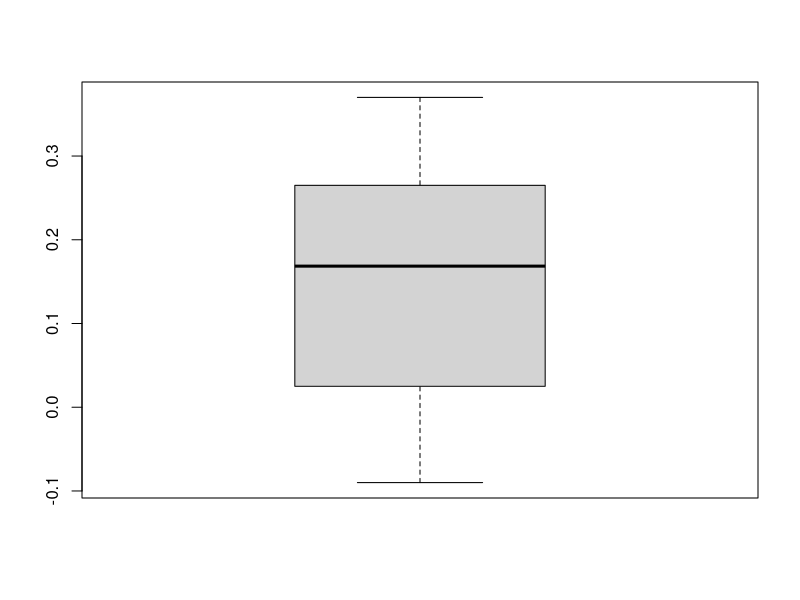
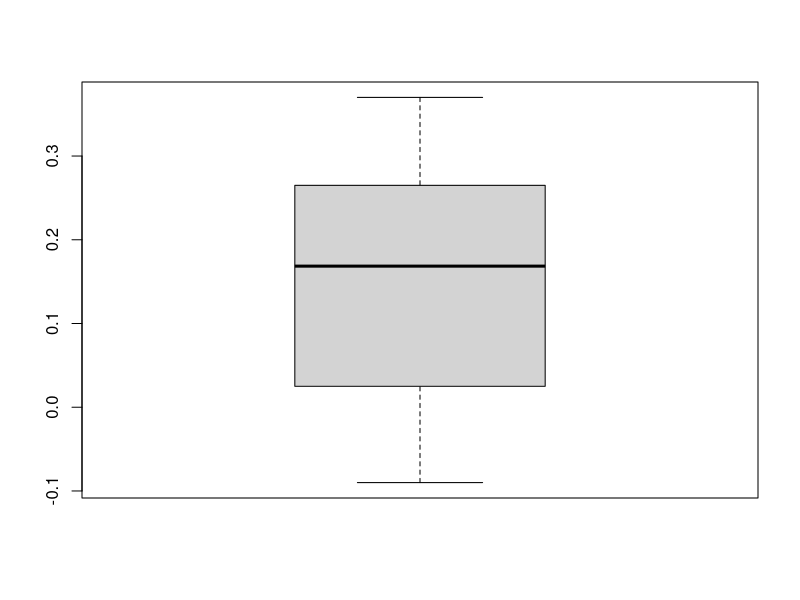
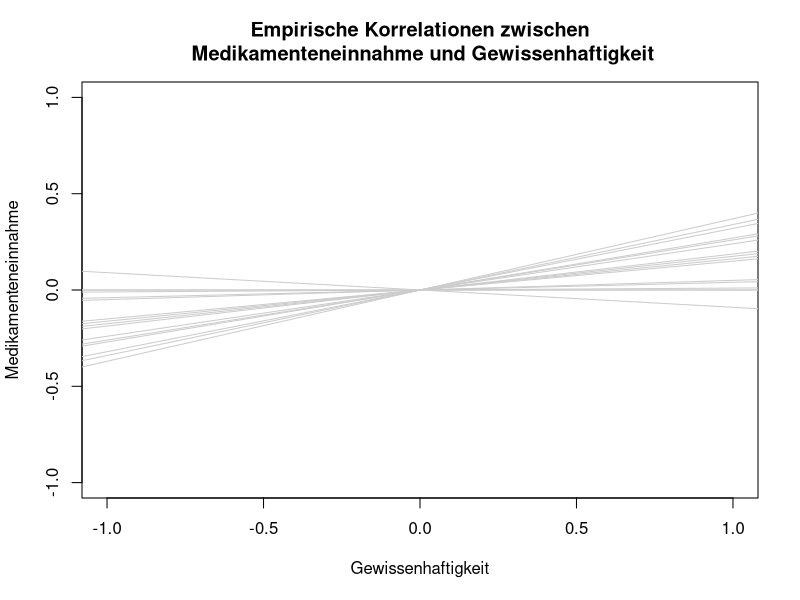
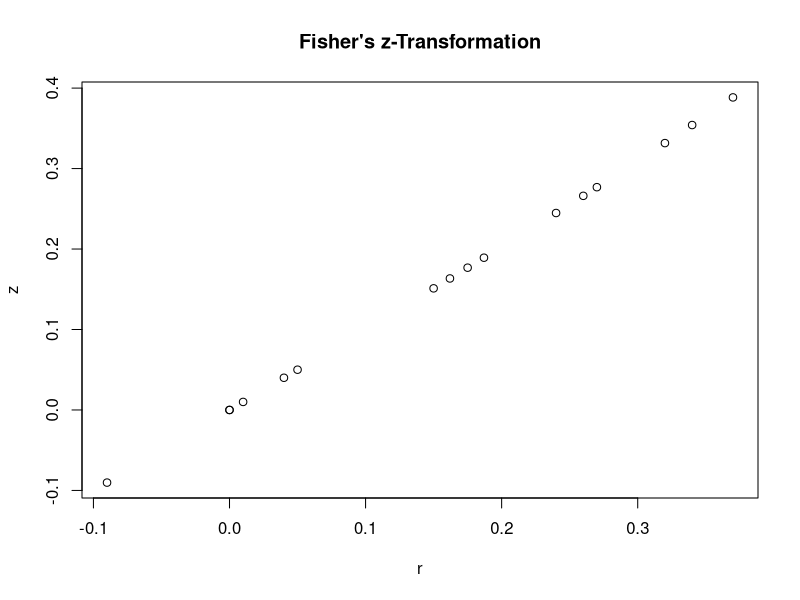
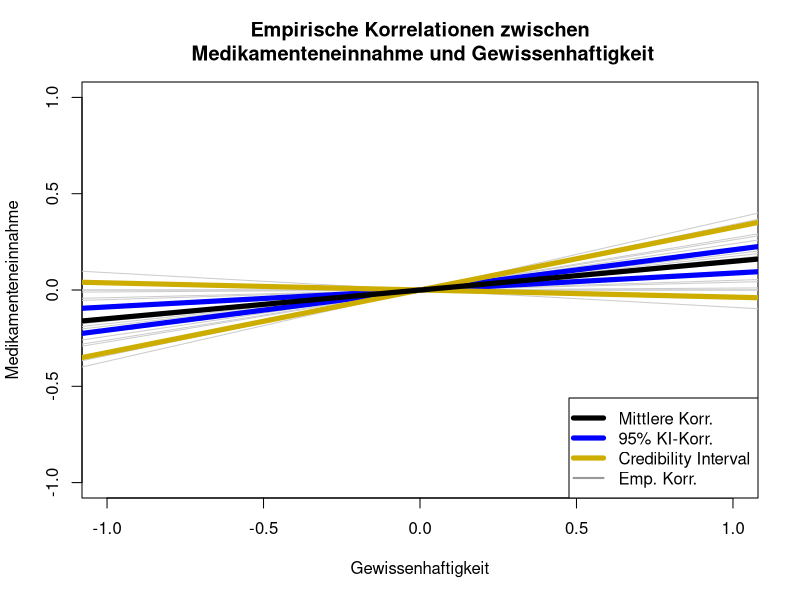
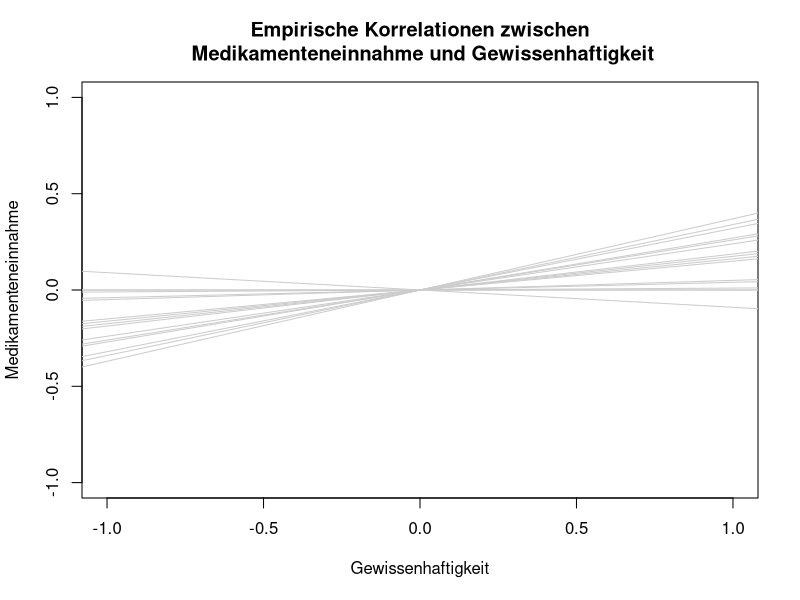
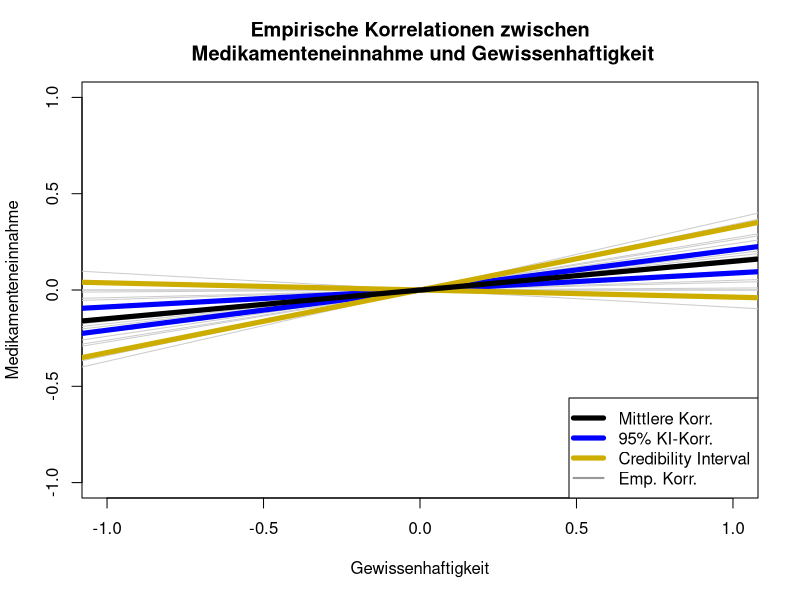
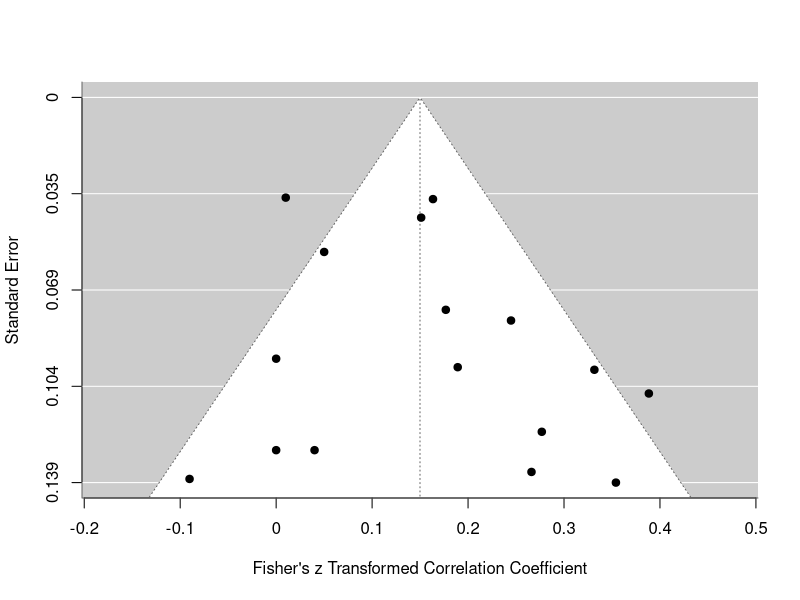

Here is the R script that generated these plots, in order:
# Vorbereitungen
knitr::opts_chunk$set(echo = TRUE, fig.align = "center")

library(metafor)

head(dat.molloy2014)

knitr::kable(head(dat.molloy2014))

summary(dat.molloy2014$ri)

boxplot(dat.molloy2014$ri)

boxplot_cors <- boxplot(dat.molloy2014$ri)

quantile(dat.molloy2014$ri, probs = c(0.1, 0.9))

plot(NA, xlim = c(-1,1), ylim = c(-1,1), xlab = "Gewissenhaftigkeit", ylab = "Medikamenteneinnahme",
     main = "Empirische Korrelationen zwischen\n Medikamenteneinnahme und Gewissenhaftigkeit")
for(i in 1:length(dat.molloy2014$ri))
{
     abline(a = 0, b = dat.molloy2014$ri[i], col = "grey80")
}

data_transformed <- escalc(measure="ZCOR", ri=ri, ni=ni,
                           data=dat.molloy2014, 
                           var.names = c("z_ri", "v_ri"))
head(data_transformed)

data_transformed_2 <- escalc(measure="ZCOR", ri=dat.molloy2014$ri,
                             ni=dat.molloy2014$ni, 
                             var.names = c("z_ri", "v_ri"))
head(data_transformed_2)

data_transformed$v_ri[1:4]
1/(dat.molloy2014$ni - 3)[1:4] 

plot(x = data_transformed$ri, y = data_transformed$z_ri, 
     xlab = "r", ylab = "z",
     main = "Fisher's z-Transformation")

REM <- rma(yi = z_ri, vi = v_ri, data=data_transformed)
summary(REM)

names(REM)

REM$b
REM$tau2

predict(REM, transf=transf.ztor)

pred_REM <- predict(REM, transf=transf.ztor)
names(pred_REM)
pred_REM$pred # retransformierter gepoolter Korrelationskoeffizient

plot(NA, xlim = c(-1,1), ylim = c(-1,1), xlab = "Gewissenhaftigkeit", ylab = "Medikamenteneinnahme",
     main = "Empirische Korrelationen zwischen\n Medikamenteneinnahme und Gewissenhaftigkeit")
for(i in 1:length(dat.molloy2014$ri))
{
     abline(a = 0, b = dat.molloy2014$ri[i], col = "grey80")
}
abline(a = 0, b = pred_REM$ci.lb, col = "blue", lwd = 5)
abline(a = 0, b = pred_REM$ci.ub, col = "blue", lwd = 5)
abline(a = 0, b = pred_REM$cr.lb, col = "gold3", lwd = 5)
abline(a = 0, b = pred_REM$cr.ub, col = "gold3", lwd = 5)
abline(a = 0, b = pred_REM$pred, col = "black", lwd = 5)
legend(x = "bottomright", col = c("black", "blue", "gold3", "grey60"), pch = NA, lwd = c(5,5,5,2),
       legend = c("Mittlere Korr.", "95% KI-Korr.", "Credibility Interval", "Emp. Korr."))

df <- data.frame(r = c(0.3, 0.3, 0.5, 0.4), 
                 RelX = c(0.6, 0.8, 1, 1), 
                 RelY = c(0.5, 0.7, 0.8, 1), 
                 n = c(65, 65, 34, 46))
head(df)

df$r_correct <- df$r/sqrt(df$RelX*df$RelY)
head(df)

plot(NA, xlim = c(-1,1), ylim = c(-1,1), xlab = "Gewissenhaftigkeit", ylab = "Medikamenteneinnahme",
     main = "Empirische Korrelationen zwischen\n Medikamenteneinnahme und Gewissenhaftigkeit")
for(i in 1:length(dat.molloy2014$ri))
{
     abline(a = 0, b = dat.molloy2014$ri[i], col = "grey80")
}

plot(NA, xlim = c(-1,1), ylim = c(-1,1), xlab = "Gewissenhaftigkeit", ylab = "Medikamenteneinnahme",
     main = "Empirische Korrelationen zwischen\n Medikamenteneinnahme und Gewissenhaftigkeit")
for(i in 1:length(dat.molloy2014$ri))
{
     abline(a = 0, b = dat.molloy2014$ri[i], col = "grey80")
}
abline(a = 0, b = pred_REM$ci.lb, col = "blue", lwd = 5)
abline(a = 0, b = pred_REM$ci.ub, col = "blue", lwd = 5)
abline(a = 0, b = pred_REM$cr.lb, col = "gold3", lwd = 5)
abline(a = 0, b = pred_REM$cr.ub, col = "gold3", lwd = 5)
abline(a = 0, b = pred_REM$pred, col = "black", lwd = 5)
legend(x = "bottomright", col = c("black", "blue", "gold3", "grey60"), pch = NA, lwd = c(5,5,5,2),
       legend = c("Mittlere Korr.", "95% KI-Korr.", "Credibility Interval", "Emp. Korr."))

# funnel plot
funnel(REM)

trimfill(REM, estimator = "R0")

funnel(trimfill(REM, estimator = "R0"))

# forest plot
forest(REM)

# kumulativer Forest Plot
forest(cumul.rma.uni(REM))
